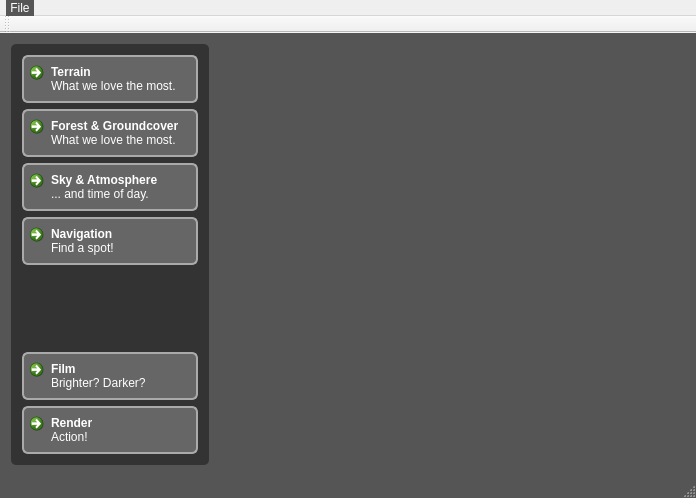
<?xml version="1.0" encoding="UTF-8"?>
<ui version="4.0">
 <class>MainWindow</class>
 <widget class="QMainWindow" name="MainWindow">
  <property name="geometry">
   <rect>
    <x>0</x>
    <y>0</y>
    <width>696</width>
    <height>498</height>
   </rect>
  </property>
  <property name="windowTitle">
   <string>picogen:CosyGui</string>
  </property>
  <property name="styleSheet">
   <string notr="true">
* { color: white; }

*#MainWindow, *#centralWidget {
	background-color:#555;
}

QScrollBar::add-line, QScrollBar::sub-line {width:0;height:0;background:none;}
QScrollBar{padding:1px 1px 1px 1px;}
QScrollBar::handle{
        border-radius:4px;
}
QScrollBar::handle:hover {
        border:1px solid #edd;
}
QScrollBar::handle:horizontal{
        background-color: qlineargradient(x1:0, y1:0, x2:0, y2:1,
                                       stop:0 #cbb, stop: 0.5 #505050,
                                       stop: 0.6 #434343, stop:1 #caa);
}
QScrollBar::handle:vertical{
        background-color: qlineargradient(x1:0, y1:0, x2:1, y2:0,
                                       stop:0 #cbb, stop: 0.5 #505050,
                                       stop: 0.6 #434343, stop:1 #caa);
}
QScrollBar::add-page, QScrollBar::sub-page{
        background:none;
        color:transparent;
}

QCheckBox::indicator {
     width: 13px;
     height: 13px;
}
QCheckBox::indicator:checked { image: url(:/style/checkbox-yes); }
QCheckBox::indicator:unchecked { image: url(:/style/checkbox-no); }

QGraphicsView, QMdiArea,
QTextEdit, QSpinBox, QDoubleSpinBox, QComboBox,
QTreeView, QFrame#helpFrame {
        color:white;
        border:2px solid #ccc;
        border-radius:10px;
        background-color: qlineargradient(x1:0, y1:0, x2:0, y2:1,
                                       stop:0 #817171, stop: 0.5 #605050,
                                       stop: 0.6 #534343, stop:1 #857575);
        alternate-background-color:#556;
}
QFrame#helpFrame, QWidget#picohelp {
        background-color:transparent;
}
QFrame {
        background-color:#333;
        border-radius:5px;
}
QStackedWidget {
        background-color:transparent;
}


QTreeView, QMdiArea, QTextEdit {
        background-color:#556;
        alternate-background-color:#556;
}
QMdiArea::QFrame {
        background-color:#222;
}


QHeaderView { background-color: transparent; }
QHeaderView::section {
        background-color: qlineargradient(x1:0, y1:0, x2:0, y2:1,
                                       stop:0 #616161, stop: 0.5 #505050,
                                       stop: 0.6 #434343, stop:1 #656565);
        color: white;
        padding-left: 4px;
        border: 1px solid #6c6c6c;
        border-radius:5px;
 }

QMenuBar {
        background-color: qlineargradient(x1:0, y1:0, x2:0, y2:1,
                                       stop:0 #889, stop:1 #aab);
 } QMenuBar::item  {
        spacing: 3px; /* spacing between menu bar items */
        padding: 1px 4px;
        background: transparent;
        border-radius: 4px;
} QMenuBar::item:selected { /* when selected using mouse or keyboard */
        background: #b8b8b8;
} QMenuBar::item:pressed {
        background: #aaa;
}

/*QMenu {
        border: 1px solid black;
        background-color: qlineargradient(x1:0, y1:0, x2:0, y2:1,
                                       stop:0 #716161, stop: 0.5 #605050,
                                       stop: 0.52 #534343, stop:1 #756565);
}*/ QMenu::item {
        background-color: #452311;
} QMenu::item:selected {
        background-color: #a59361;
} QMenu::item:hover {
        background-color: #a59361;
}

QPushButton { padding: 5px; padding-top: 1px; padding-bottom: 1px; }
QPushButton:!flat {
        border: 2px solid #aaa;
        border-radius: 6px;
        background-color: #666;
} QPushButton:disabled {
        color:gray;
        background-color: black;
}  QPushButton:hover {
        border: 2px solid #afafc1;
    background-color: #888;
} QPushButton:pressed {
        background-color: qlineargradient(x1:0, y1:0, x2:0, y2:1,
                                       stop:0 #999, stop: 0.5 #555,
                                       stop: 0.55 #444, stop:1 #999);
} 

QPushButton:checked,
QLineEdit:focus, QSpinBox:focus,
QDoubleSpinBox:focus, QComboBox:focus  {
        background-color: #575;
}

QGroupBox {		
        background-color: #444;
        border: 2px solid #ccc;
        border-radius: 6px;
        margin-top: 2ex; /* leave space at the top for the title */
        font: large;
} QGroupBox::title {
        color:#EFD;
        subcontrol-origin: margin;
        subcontrol-position: top center; /* position at the top center */
}


QSpinBox::up-arrow, QSpinBox::up-button,
QDoubleSpinBox::up-arrow, QDoubleSpinBox::up-button {
    width:0px;height:0px;
}
QSpinBox::down-arrow, QSpinBox::down-button,
QDoubleSpinBox::down-arrow, QDoubleSpinBox::down-button {
    width:0px;height:0px;
}


QSplitter::handle:vertical{
        border: 1px solid transparent;
        border-radius:4px;
        height:5px;
        background-color:
                qlineargradient(x1:0, y1:0, x2:0, y2:1,
                                       stop:0 #91b191, stop: 0.5 #607050,
                                       stop: 0.6 #536343, stop:1 #91b191);
}
QSplitter::handle:horizontal{
        border: 1px solid transparent;
        border-radius:4px;
        width:5px;
        background-color:
                qlineargradient(x1:0, y1:0, x2:1, y2:0,
                                       stop:0 #91b191, stop: 0.5 #607050,
                                       stop: 0.6 #536343, stop:1 #91b191);
}
QSplitter::handle:hover {
        border:1px solid #faa;
}


QComboBox::drop-down {
     subcontrol-origin: padding;
     subcontrol-position: top right;
     width: 15px;

     border-left-width: 1px;
     border-left-color: darkgray;
     border-left-style: solid;
     border-top-right-radius: 3px;
     border-bottom-right-radius: 3px;
 }
QComboBox QAbstractItemView {
        background: gray;
}


QTabWidget::pane { /* The tab widget frame */
        border: 2px solid #555;
        border-radius:4px;
} QTabWidget::tab-bar {
        alignment:center;
} QTabBar::tab {
        background-color: qlineargradient(x1:0, y1:0, x2:0, y2:1,
                                       stop:0 #669, stop: 0.5 #333,
                                       stop: 0.55 #232323, stop:1 #669);
        border: 2px solid #C4C4C3;
        border-bottom-color: #C2C7CB; /* same as the pane color */
        border-top-left-radius: 4px;
        border-top-right-radius: 4px;
        width: 128px;
        padding: 2px;
        color:#ccc;
} QTabBar::tab:selected, QTabBar::tab:hover {
        background-color:
                        qlineargradient(x1:0, y1:0, x2:0, y2:1,
                                       stop:0 #9191b1, stop: 0.5 #607050,
                                       stop: 0.55 #334323, stop:1 #9191b1);
        color:#fff;
} QTabBar::tab:selected {
        border-color: #9B9B9B;
        border-bottom-color: #C2C7CB; /* same as pane color */
} QTabBar::tab:!selected {
        margin-top: 2px; /* make non-selected tabs look smaller */
}

QLabel{ background-color:none; }</string>
  </property>
  <widget class="QWidget" name="centralWidget">
   <layout class="QHBoxLayout" name="horizontalLayout">
    <property name="spacing">
     <number>12</number>
    </property>
    <item>
     <widget class="QFrame" name="verticalFrame">
      <property name="sizePolicy">
       <sizepolicy hsizetype="Maximum" vsizetype="Preferred">
        <horstretch>0</horstretch>
        <verstretch>0</verstretch>
       </sizepolicy>
      </property>
      <layout class="QVBoxLayout" name="verticalLayout">
       <item>
        <widget class="QCommandLinkButton" name="terrainCommandLink">
         <property name="sizePolicy">
          <sizepolicy hsizetype="Preferred" vsizetype="Preferred">
           <horstretch>0</horstretch>
           <verstretch>0</verstretch>
          </sizepolicy>
         </property>
         <property name="maximumSize">
          <size>
           <width>16777215</width>
           <height>16777215</height>
          </size>
         </property>
         <property name="text">
          <string>Terrain</string>
         </property>
         <property name="icon">
          <iconset resource="resources.qrc">
           <normaloff>:/toplevel-navigation/resources/dellipack_freeforcommercial_landscape.png</normaloff>:/toplevel-navigation/resources/dellipack_freeforcommercial_landscape.png</iconset>
         </property>
         <property name="iconSize">
          <size>
           <width>40</width>
           <height>48</height>
          </size>
         </property>
         <property name="checkable">
          <bool>true</bool>
         </property>
         <property name="description">
          <string>What we love the most.</string>
         </property>
        </widget>
       </item>
       <item>
        <widget class="QCommandLinkButton" name="forestCommandLink">
         <property name="sizePolicy">
          <sizepolicy hsizetype="Preferred" vsizetype="Preferred">
           <horstretch>0</horstretch>
           <verstretch>0</verstretch>
          </sizepolicy>
         </property>
         <property name="maximumSize">
          <size>
           <width>16777215</width>
           <height>16777215</height>
          </size>
         </property>
         <property name="text">
          <string>Forest &amp;&amp; Groundcover</string>
         </property>
         <property name="icon">
          <iconset resource="resources.qrc">
           <normaloff>:/toplevel-navigation/resources/greenpack_cc-attribution-noncommercial-sharealike_flora.png</normaloff>:/toplevel-navigation/resources/greenpack_cc-attribution-noncommercial-sharealike_flora.png</iconset>
         </property>
         <property name="iconSize">
          <size>
           <width>40</width>
           <height>48</height>
          </size>
         </property>
         <property name="checkable">
          <bool>true</bool>
         </property>
         <property name="description">
          <string>What we love the most.</string>
         </property>
        </widget>
       </item>
       <item>
        <widget class="QCommandLinkButton" name="sunskyCommandLink">
         <property name="sizePolicy">
          <sizepolicy hsizetype="Preferred" vsizetype="Preferred">
           <horstretch>0</horstretch>
           <verstretch>0</verstretch>
          </sizepolicy>
         </property>
         <property name="text">
          <string>Sky &amp;&amp; Atmosphere</string>
         </property>
         <property name="icon">
          <iconset resource="resources.qrc">
           <normaloff>:/toplevel-navigation/resources/humano2_freeforcommercial_weather-few-clouds.png</normaloff>:/toplevel-navigation/resources/humano2_freeforcommercial_weather-few-clouds.png</iconset>
         </property>
         <property name="iconSize">
          <size>
           <width>40</width>
           <height>48</height>
          </size>
         </property>
         <property name="checkable">
          <bool>true</bool>
         </property>
         <property name="description">
          <string>... and time of day.</string>
         </property>
        </widget>
       </item>
       <item>
        <widget class="QCommandLinkButton" name="navigationCommandLink">
         <property name="sizePolicy">
          <sizepolicy hsizetype="Preferred" vsizetype="Preferred">
           <horstretch>0</horstretch>
           <verstretch>0</verstretch>
          </sizepolicy>
         </property>
         <property name="text">
          <string>Navigation</string>
         </property>
         <property name="icon">
          <iconset resource="resources.qrc">
           <normaloff>:/toplevel-navigation/resources/oldschool_freefornoncommercial_navigation.png</normaloff>:/toplevel-navigation/resources/oldschool_freefornoncommercial_navigation.png</iconset>
         </property>
         <property name="iconSize">
          <size>
           <width>40</width>
           <height>48</height>
          </size>
         </property>
         <property name="checkable">
          <bool>true</bool>
         </property>
         <property name="description">
          <string>Find a spot!</string>
         </property>
        </widget>
       </item>
       <item>
        <spacer name="verticalSpacer">
         <property name="orientation">
          <enum>Qt::Vertical</enum>
         </property>
         <property name="sizeHint" stdset="0">
          <size>
           <width>20</width>
           <height>40</height>
          </size>
         </property>
        </spacer>
       </item>
       <item>
        <widget class="QCommandLinkButton" name="filmCommandLink">
         <property name="sizePolicy">
          <sizepolicy hsizetype="Preferred" vsizetype="Preferred">
           <horstretch>0</horstretch>
           <verstretch>0</verstretch>
          </sizepolicy>
         </property>
         <property name="maximumSize">
          <size>
           <width>16777215</width>
           <height>16777215</height>
          </size>
         </property>
         <property name="text">
          <string>Film</string>
         </property>
         <property name="icon">
          <iconset resource="resources.qrc">
           <normaloff>:/toplevel-navigation/resources/mobileicons_freeforcommercial_film.png</normaloff>:/toplevel-navigation/resources/mobileicons_freeforcommercial_film.png</iconset>
         </property>
         <property name="iconSize">
          <size>
           <width>40</width>
           <height>48</height>
          </size>
         </property>
         <property name="checkable">
          <bool>true</bool>
         </property>
         <property name="description">
          <string>Brighter? Darker?</string>
         </property>
        </widget>
       </item>
       <item>
        <widget class="QCommandLinkButton" name="renderCommandLink">
         <property name="sizePolicy">
          <sizepolicy hsizetype="Preferred" vsizetype="Preferred">
           <horstretch>0</horstretch>
           <verstretch>0</verstretch>
          </sizepolicy>
         </property>
         <property name="text">
          <string>Render</string>
         </property>
         <property name="icon">
          <iconset resource="resources.qrc">
           <normaloff>:/toplevel-navigation/resources/sleekxp_cc-noncommercial_render.png</normaloff>:/toplevel-navigation/resources/sleekxp_cc-noncommercial_render.png</iconset>
         </property>
         <property name="iconSize">
          <size>
           <width>48</width>
           <height>48</height>
          </size>
         </property>
         <property name="checkable">
          <bool>true</bool>
         </property>
         <property name="description">
          <string>Action!</string>
         </property>
        </widget>
       </item>
      </layout>
     </widget>
    </item>
    <item>
     <layout class="QVBoxLayout" name="verticalLayout_2">
      <property name="spacing">
       <number>12</number>
      </property>
      <item>
       <widget class="QStackedWidget" name="stackedWidget">
        <property name="currentIndex">
         <number>1</number>
        </property>
        <widget class="FilmSettings" name="filmSettings"/>
        <widget class="NavigationWindow" name="navigation"/>
        <widget class="TerrainWindow" name="terrain"/>
        <widget class="SunSkyWindow" name="sunSky"/>
       </widget>
      </item>
     </layout>
    </item>
   </layout>
  </widget>
  <widget class="QMenuBar" name="menuBar">
   <property name="geometry">
    <rect>
     <x>0</x>
     <y>0</y>
     <width>696</width>
     <height>16</height>
    </rect>
   </property>
   <widget class="QMenu" name="menuFile">
    <property name="title">
     <string>File</string>
    </property>
    <addaction name="actionSave"/>
    <addaction name="actionLoad"/>
   </widget>
   <addaction name="menuFile"/>
  </widget>
  <widget class="QToolBar" name="mainToolBar">
   <attribute name="toolBarArea">
    <enum>TopToolBarArea</enum>
   </attribute>
   <attribute name="toolBarBreak">
    <bool>false</bool>
   </attribute>
  </widget>
  <widget class="QStatusBar" name="statusBar"/>
  <action name="actionSave">
   <property name="text">
    <string>&amp;Save</string>
   </property>
   <property name="shortcut">
    <string>Ctrl+S</string>
   </property>
  </action>
  <action name="actionLoad">
   <property name="text">
    <string>&amp;Load</string>
   </property>
   <property name="shortcut">
    <string>Ctrl+L</string>
   </property>
  </action>
 </widget>
 <layoutdefault spacing="6" margin="11"/>
 <customwidgets>
  <customwidget>
   <class>FilmSettings</class>
   <extends>QWidget</extends>
   <header>filmsettings.hh</header>
   <container>1</container>
  </customwidget>
  <customwidget>
   <class>TerrainWindow</class>
   <extends>QWidget</extends>
   <header>terrainwindow.hh</header>
   <container>1</container>
  </customwidget>
  <customwidget>
   <class>SunSkyWindow</class>
   <extends>QWidget</extends>
   <header>sunskywindow.hh</header>
   <container>1</container>
  </customwidget>
  <customwidget>
   <class>NavigationWindow</class>
   <extends>QWidget</extends>
   <header>navigationwindow.hh</header>
   <container>1</container>
  </customwidget>
 </customwidgets>
 <resources>
  <include location="resources.qrc"/>
 </resources>
 <connections/>
</ui>
